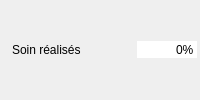
       <widget class="QWidget" name="widget_soin" native="true">
        <property name="minimumSize">
         <size>
          <width>200</width>
          <height>26</height>
         </size>
        </property>
        <layout class="QHBoxLayout" name="horizontalLayout_2">
         <property name="spacing">
          <number>2</number>
         </property>
         <property name="leftMargin">
          <number>3</number>
         </property>
         <property name="topMargin">
          <number>3</number>
         </property>
         <property name="rightMargin">
          <number>3</number>
         </property>
         <property name="bottomMargin">
          <number>3</number>
         </property>
         <item>
          <widget class="QLabel" name="label_3">
           <property name="text">
            <string/>
           </property>
           <property name="pixmap">
            <pixmap resource="../../resources/resources.qrc">:/images/Aptitudes/soin.png</pixmap>
           </property>
          </widget>
         </item>
         <item>
          <widget class="QLabel" name="label_soin">
           <property name="text">
            <string>Soin réalisés</string>
           </property>
          </widget>
         </item>
         <item>
          <spacer name="horizontalSpacer_3">
           <property name="orientation">
            <enum>Qt::Horizontal</enum>
           </property>
           <property name="sizeHint" stdset="0">
            <size>
             <width>37</width>
             <height>12</height>
            </size>
           </property>
          </spacer>
         </item>
         <item>
          <widget class="QSpinBox" name="sp_soin">
           <property name="focusPolicy">
            <enum>Qt::NoFocus</enum>
           </property>
           <property name="autoFillBackground">
            <bool>true</bool>
           </property>
           <property name="frame">
            <bool>false</bool>
           </property>
           <property name="alignment">
            <set>Qt::AlignRight|Qt::AlignTrailing|Qt::AlignVCenter</set>
           </property>
           <property name="buttonSymbols">
            <enum>QAbstractSpinBox::NoButtons</enum>
           </property>
           <property name="suffix">
            <string>%</string>
           </property>
           <property name="minimum">
            <number>-999999</number>
           </property>
           <property name="maximum">
            <number>9999999</number>
           </property>
           <property name="stepType">
            <enum>QAbstractSpinBox::DefaultStepType</enum>
           </property>
          </widget>
         </item>
        </layout>
       </widget>
